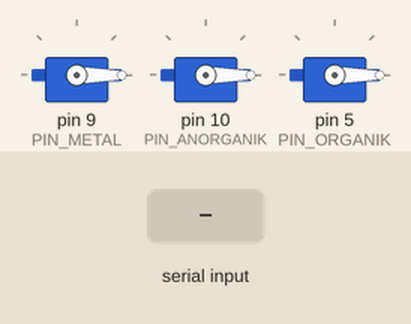
This sketch was run on a simulated Arduino Uno, built with avr-gcc and run on an emulated ATmega328P. On the bench: 3 × servo. The inputs (shaded band) are chosen by the test bench.

Above: at 1.2 s.
1.3 s: "M" received over Serial
At 2.1 s:
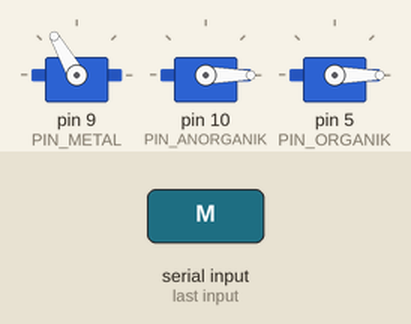
Timing chart, 0 to 7.8 s (numbered marks = the images above; inputs shaded):
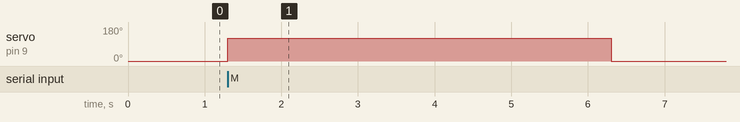

Measured:
- after the input at 1.3 s, servo on pin 9 (PIN_METAL): 0° → 120° at once, → 0° 5.0 s later

The sketch:

servofiks.ino
```cpp
#include <Servo.h>

// ===============================
// Servo
// ===============================
Servo servoMetal;
Servo servoAnorganik;
Servo servoOrganik;

// ===============================
// Pin Servo
// ===============================
const int PIN_METAL = 9;
const int PIN_ANORGANIK = 10;
const int PIN_ORGANIK = 5;

// ===============================
// Sudut Kalibrasi
// ===============================
const int METAL_BUKA = 120;
const int METAL_TUTUP = 0;

const int ANORGANIK_BUKA = 150;
const int ANORGANIK_TUTUP = 0;

const int ORGANIK_BUKA = 110;
const int ORGANIK_TUTUP = 0;

// ===============================
void setup() {
  Serial.begin(9600);

  servoMetal.attach(PIN_METAL);
  servoAnorganik.attach(PIN_ANORGANIK);
  servoOrganik.attach(PIN_ORGANIK);

  // Posisi awal
  servoMetal.write(METAL_TUTUP);
  servoAnorganik.write(ANORGANIK_TUTUP);
  servoOrganik.write(ORGANIK_TUTUP);
}

// ===============================
void loop() {
  if (Serial.available()) {
    char cmd = Serial.read();

    if (cmd == 'M') {
      servoMetal.write(METAL_BUKA);
      delay(5000);
      servoMetal.write(METAL_TUTUP);
    }

    else if (cmd == 'A') {
      servoAnorganik.write(ANORGANIK_BUKA);
      delay(5000);
      servoAnorganik.write(ANORGANIK_TUTUP);
    }

    else if (cmd == 'O') {
      servoOrganik.write(ORGANIK_BUKA);
      delay(5000);
      servoOrganik.write(ORGANIK_TUTUP);
    }
  }
}
```
